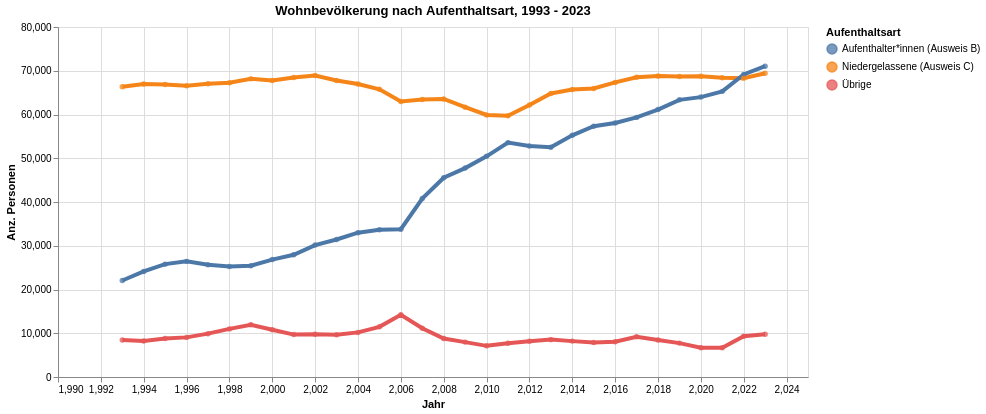

Notebook code cell kept with this figure:
### Code cell
myTitle="Wohnbevölkerung nach Aufenthaltsart, "+data_min_date +" - "+data_max_date

highlight = alt.selection(type='single', on='mouseover',
                          fields=['AufArt2AggLang_noDM'], nearest=True)
#x='date:StichtagDatJahr',
base = alt.Chart(myAgg.reset_index().query('sum_WBev>10'), title=myTitle).encode(
    x=alt.X('Jahr_nbr', axis=alt.Axis(title='Jahr'))# , axis=alt.Axis(format='%', title='percentage')
    , y=alt.X('sum_WBev', axis=alt.Axis(title='Anz. Personen'))
    , color=alt.Color('AufArt2AggLang_noDM', legend=alt.Legend(title="Aufenthaltsart", orient="right"))  
    ,tooltip=['Jahr_nbr', 'AufArt2AggLang_noDM','sum_WBev']    
)
points = base.mark_circle().encode(
    opacity=alt.value(0.75)
).add_selection(
    highlight
).properties(
    width=750 , height=350
)
lines = base.mark_line().encode(
    size=alt.condition(~highlight, alt.value(0.5), alt.value(4))
).interactive()

lines + points

### Figure 1 — Vega-Lite specification as saved in the notebook (floating-point values rounded to 4 significant figures)
{"config": {"view": {"continuousWidth": 300, "continuousHeight": 300}}, "layer": [{"mark": {"type": "line"}, "encoding": {"color": {"field": "AufArt2AggLang_noDM", "legend": {"orient": "right", "title": "Aufenthaltsart"}, "type": "nominal"}, "size": {"condition": {"test": {"not": {"param": "param_1"}}, "value": 0.5}, "value": 4}, "tooltip": [{"field": "Jahr_nbr", "type": "quantitative"}, {"field": "AufArt2AggLang_noDM", "type": "nominal"}, {"field": "sum_WBev", "type": "quantitative"}], "x": {"axis": {"title": "Jahr"}, "field": "Jahr_nbr", "type": "quantitative"}, "y": {"axis": {"title": "Anz. Personen"}, "field": "sum_WBev", "type": "quantitative"}}, "name": "view_1", "title": "Wohnbevölkerung nach Aufenthaltsart, 1993 - 2023"}, {"mark": {"type": "circle"}, "encoding": {"color": {"field": "AufArt2AggLang_noDM", "legend": {"orient": "right", "title": "Aufenthaltsart"}, "type": "nominal"}, "opacity": {"value": 0.75}, "tooltip": [{"field": "Jahr_nbr", "type": "quantitative"}, {"field": "AufArt2AggLang_noDM", "type": "nominal"}, {"field": "sum_WBev", "type": "quantitative"}], "x": {"axis": {"title": "Jahr"}, "field": "Jahr_nbr", "type": "quantitative"}, "y": {"axis": {"title": "Anz. Personen"}, "field": "sum_WBev", "type": "quantitative"}}, "name": "view_2", "title": "Wohnbevölkerung nach Aufenthaltsart, 1993 - 2023"}], "data": {"name": "data-abcff1a5e8a0a3ee3071377b848f7308"}, "height": 350, "params": [{"name": "param_2", "select": {"type": "interval", "encodings": ["x", "y"]}, "bind": "scales", "views": ["view_1"]}, {"name": "param_1", "select": {"type": "point", "fields": ["AufArt2AggLang_noDM"], "nearest": true, "on": "mouseover"}, "views": ["view_2"]}], "width": 750, "$schema": "https://vega.github.io/schema/vega-lite/v5.8.0.json", "datasets": {"data-abcff1a5e8a0a3ee3071377b848f7308": [{"Jahr_nbr": 1993, "AufArt2AggCd_noDM": 1, "AufArt2AggLang_noDM": "Niedergelassene (Ausweis C)", "sum_WBev": 66330}, {"Jahr_nbr": 1993, "AufArt2AggCd_noDM": 2, "AufArt2AggLang_noDM": "Aufenthalter*innen (Ausweis B)", "sum_WBev": 22061}, {"Jahr_nbr": 1993, "AufArt2AggCd_noDM": 3, "AufArt2AggLang_noDM": "Übrige", "sum_WBev": 8466}, {"Jahr_nbr": 1994, "AufArt2AggCd_noDM": 1, "AufArt2AggLang_noDM": "Niedergelassene (Ausweis C)", "sum_WBev": 66952}, {"Jahr_nbr": 1994, "AufArt2AggCd_noDM": 2, "AufArt2AggLang_noDM": "Aufenthalter*innen (Ausweis B)", "sum_WBev": 24120}, {"Jahr_nbr": 1994, "AufArt2AggCd_noDM": 3, "AufArt2AggLang_noDM": "Übrige", "sum_WBev": 8226}, {"Jahr_nbr": 1995, "AufArt2AggCd_noDM": 1, "AufArt2AggLang_noDM": "Niedergelassene (Ausweis C)", "sum_WBev": 66876}, {"Jahr_nbr": 1995, "AufArt2AggCd_noDM": 2, "AufArt2AggLang_noDM": "Aufenthalter*innen (Ausweis B)", "sum_WBev": 25799}, {"Jahr_nbr": 1995, "AufArt2AggCd_noDM": 3, "AufArt2AggLang_noDM": "Übrige", "sum_WBev": 8790}, {"Jahr_nbr": 1996, "AufArt2AggCd_noDM": 3, "AufArt2AggLang_noDM": "Übrige", "sum_WBev": 9057}, {"Jahr_nbr": 1996, "AufArt2AggCd_noDM": 2, "AufArt2AggLang_noDM": "Aufenthalter*innen (Ausweis B)", "sum_WBev": 26427}, {"Jahr_nbr": 1996, "AufArt2AggCd_noDM": 1, "AufArt2AggLang_noDM": "Niedergelassene (Ausweis C)", "sum_WBev": 66564}, {"Jahr_nbr": 1997, "AufArt2AggCd_noDM": 1, "AufArt2AggLang_noDM": "Niedergelassene (Ausweis C)", "sum_WBev": 67009}, {"Jahr_nbr": 1997, "AufArt2AggCd_noDM": 2, "AufArt2AggLang_noDM": "Aufenthalter*innen (Ausweis B)", "sum_WBev": 25638}, {"Jahr_nbr": 1997, "AufArt2AggCd_noDM": 3, "AufArt2AggLang_noDM": "Übrige", "sum_WBev": 9908}, {"Jahr_nbr": 1998, "AufArt2AggCd_noDM": 1, "AufArt2AggLang_noDM": "Niedergelassene (Ausweis C)", "sum_WBev": 67282}, {"Jahr_nbr": 1998, "AufArt2AggCd_noDM": 2, "AufArt2AggLang_noDM": "Aufenthalter*innen (Ausweis B)", "sum_WBev": 25269}, {"Jahr_nbr": 1998, "AufArt2AggCd_noDM": 3, "AufArt2AggLang_noDM": "Übrige", "sum_WBev": 10999}, {"Jahr_nbr": 1999, "AufArt2AggCd_noDM": 1, "AufArt2AggLang_noDM": "Niedergelassene (Ausweis C)", "sum_WBev": 68144}, {"Jahr_nbr": 1999, "AufArt2AggCd_noDM": 2, "AufArt2AggLang_noDM": "Aufenthalter*innen (Ausweis B)", "sum_WBev": 25439}, {"Jahr_nbr": 1999, "AufArt2AggCd_noDM": 3, "AufArt2AggLang_noDM": "Übrige", "sum_WBev": 11936}, {"Jahr_nbr": 2000, "AufArt2AggCd_noDM": 3, "AufArt2AggLang_noDM": "Übrige", "sum_WBev": 10792}, {"Jahr_nbr": 2000, "AufArt2AggCd_noDM": 2, "AufArt2AggLang_noDM": "Aufenthalter*innen (Ausweis B)", "sum_WBev": 26842}, {"Jahr_nbr": 2000, "AufArt2AggCd_noDM": 1, "AufArt2AggLang_noDM": "Niedergelassene (Ausweis C)", "sum_WBev": 67770}, {"Jahr_nbr": 2001, "AufArt2AggCd_noDM": 1, "AufArt2AggLang_noDM": "Niedergelassene (Ausweis C)", "sum_WBev": 68470}, {"Jahr_nbr": 2001, "AufArt2AggCd_noDM": 2, "AufArt2AggLang_noDM": "Aufenthalter*innen (Ausweis B)", "sum_WBev": 27929}, {"Jahr_nbr": 2001, "AufArt2AggCd_noDM": 3, "AufArt2AggLang_noDM": "Übrige", "sum_WBev": 9690}, {"Jahr_nbr": 2002, "AufArt2AggCd_noDM": 1, "AufArt2AggLang_noDM": "Niedergelassene (Ausweis C)", "sum_WBev": 68894}, {"Jahr_nbr": 2002, "AufArt2AggCd_noDM": 2, "AufArt2AggLang_noDM": "Aufenthalter*innen (Ausweis B)", "sum_WBev": 30147}, {"Jahr_nbr": 2002, "AufArt2AggCd_noDM": 3, "AufArt2AggLang_noDM": "Übrige", "sum_WBev": 9760}, {"Jahr_nbr": 2003, "AufArt2AggCd_noDM": 1, "AufArt2AggLang_noDM": "Niedergelassene (Ausweis C)", "sum_WBev": 67769}, {"Jahr_nbr": 2003, "AufArt2AggCd_noDM": 2, "AufArt2AggLang_noDM": "Aufenthalter*innen (Ausweis B)", "sum_WBev": 31428}, {"Jahr_nbr": 2003, "AufArt2AggCd_noDM": 3, "AufArt2AggLang_noDM": "Übrige", "sum_WBev": 9682}, {"Jahr_nbr": 2004, "AufArt2AggCd_noDM": 3, "AufArt2AggLang_noDM": "Übrige", "sum_WBev": 10197}, {"Jahr_nbr": 2004, "AufArt2AggCd_noDM": 2, "AufArt2AggLang_noDM": "Aufenthalter*innen (Ausweis B)", "sum_WBev": 32991}, {"Jahr_nbr": 2004, "AufArt2AggCd_noDM": 1, "AufArt2AggLang_noDM": "Niedergelassene (Ausweis C)", "sum_WBev": 66954}, {"Jahr_nbr": 2005, "AufArt2AggCd_noDM": 1, "AufArt2AggLang_noDM": "Niedergelassene (Ausweis C)", "sum_WBev": 65748}, {"Jahr_nbr": 2005, "AufArt2AggCd_noDM": 2, "AufArt2AggLang_noDM": "Aufenthalter*innen (Ausweis B)", "sum_WBev": 33674}, {"Jahr_nbr": 2005, "AufArt2AggCd_noDM": 3, "AufArt2AggLang_noDM": "Übrige", "sum_WBev": 11470}, {"Jahr_nbr": 2006, "AufArt2AggCd_noDM": 1, "AufArt2AggLang_noDM": "Niedergelassene (Ausweis C)", "sum_WBev": 62966}, {"Jahr_nbr": 2006, "AufArt2AggCd_noDM": 2, "AufArt2AggLang_noDM": "Aufenthalter*innen (Ausweis B)", "sum_WBev": 33790}, {"Jahr_nbr": 2006, "AufArt2AggCd_noDM": 3, "AufArt2AggLang_noDM": "Übrige", "sum_WBev": 14204}, {"Jahr_nbr": 2007, "AufArt2AggCd_noDM": 1, "AufArt2AggLang_noDM": "Niedergelassene (Ausweis C)", "sum_WBev": 63434}, {"Jahr_nbr": 2007, "AufArt2AggCd_noDM": 2, "AufArt2AggLang_noDM": "Aufenthalter*innen (Ausweis B)", "sum_WBev": 40800}, {"Jahr_nbr": 2007, "AufArt2AggCd_noDM": 3, "AufArt2AggLang_noDM": "Übrige", "sum_WBev": 11145}, {"Jahr_nbr": 2008, "AufArt2AggCd_noDM": 3, "AufArt2AggLang_noDM": "Übrige", "sum_WBev": 8804}, {"Jahr_nbr": 2008, "AufArt2AggCd_noDM": 2, "AufArt2AggLang_noDM": "Aufenthalter*innen (Ausweis B)", "sum_WBev": 45535}, {"Jahr_nbr": 2008, "AufArt2AggCd_noDM": 1, "AufArt2AggLang_noDM": "Niedergelassene (Ausweis C)", "sum_WBev": 63565}, {"Jahr_nbr": 2009, "AufArt2AggCd_noDM": 1, "AufArt2AggLang_noDM": "Niedergelassene (Ausweis C)", "sum_WBev": 61671}, {"Jahr_nbr": 2009, "AufArt2AggCd_noDM": 2, "AufArt2AggLang_noDM": "Aufenthalter*innen (Ausweis B)", "sum_WBev": 47749}, {"Jahr_nbr": 2009, "AufArt2AggCd_noDM": 3, "AufArt2AggLang_noDM": "Übrige", "sum_WBev": 7974}, {"Jahr_nbr": 2010, "AufArt2AggCd_noDM": 1, "AufArt2AggLang_noDM": "Niedergelassene (Ausweis C)", "sum_WBev": 59896}, {"Jahr_nbr": 2010, "AufArt2AggCd_noDM": 2, "AufArt2AggLang_noDM": "Aufenthalter*innen (Ausweis B)", "sum_WBev": 50434}, {"Jahr_nbr": 2010, "AufArt2AggCd_noDM": 3, "AufArt2AggLang_noDM": "Übrige", "sum_WBev": 7121}, {"Jahr_nbr": 2011, "AufArt2AggCd_noDM": 1, "AufArt2AggLang_noDM": "Niedergelassene (Ausweis C)", "sum_WBev": 59729}, {"Jahr_nbr": 2011, "AufArt2AggCd_noDM": 2, "AufArt2AggLang_noDM": "Aufenthalter*innen (Ausweis B)", "sum_WBev": 53570}, {"Jahr_nbr": 2011, "AufArt2AggCd_noDM": 3, "AufArt2AggLang_noDM": "Übrige", "sum_WBev": 7718}, {"Jahr_nbr": 2012, "AufArt2AggCd_noDM": 3, "AufArt2AggLang_noDM": "Übrige", "sum_WBev": 8173}, {"Jahr_nbr": 2012, "AufArt2AggCd_noDM": 2, "AufArt2AggLang_noDM": "Aufenthalter*innen (Ausweis B)", "sum_WBev": 52809}, {"Jahr_nbr": 2012, "AufArt2AggCd_noDM": 1, "AufArt2AggLang_noDM": "Niedergelassene (Ausweis C)", "sum_WBev": 62175}, {"Jahr_nbr": 2013, "AufArt2AggCd_noDM": 1, "AufArt2AggLang_noDM": "Niedergelassene (Ausweis C)", "sum_WBev": 64807}, {"Jahr_nbr": 2013, "AufArt2AggCd_noDM": 2, "AufArt2AggLang_noDM": "Aufenthalter*innen (Ausweis B)", "sum_WBev": 52521}, {"Jahr_nbr": 2013, "AufArt2AggCd_noDM": 3, "AufArt2AggLang_noDM": "Übrige", "sum_WBev": 8542}, {"Jahr_nbr": 2014, "AufArt2AggCd_noDM": 1, "AufArt2AggLang_noDM": "Niedergelassene (Ausweis C)", "sum_WBev": 65699}, {"Jahr_nbr": 2014, "AufArt2AggCd_noDM": 2, "AufArt2AggLang_noDM": "Aufenthalter*innen (Ausweis B)", "sum_WBev": 55234}, {"Jahr_nbr": 2014, "AufArt2AggCd_noDM": 3, "AufArt2AggLang_noDM": "Übrige", "sum_WBev": 8201}, {"Jahr_nbr": 2015, "AufArt2AggCd_noDM": 1, "AufArt2AggLang_noDM": "Niedergelassene (Ausweis C)", "sum_WBev": 65959}, {"Jahr_nbr": 2015, "AufArt2AggCd_noDM": 2, "AufArt2AggLang_noDM": "Aufenthalter*innen (Ausweis B)", "sum_WBev": 57311}, {"Jahr_nbr": 2015, "AufArt2AggCd_noDM": 3, "AufArt2AggLang_noDM": "Übrige", "sum_WBev": 7898}, {"Jahr_nbr": 2016, "AufArt2AggCd_noDM": 3, "AufArt2AggLang_noDM": "Übrige", "sum_WBev": 8067}, {"Jahr_nbr": 2016, "AufArt2AggCd_noDM": 1, "AufArt2AggLang_noDM": "Niedergelassene (Ausweis C)", "sum_WBev": 67339}, {"Jahr_nbr": 2016, "AufArt2AggCd_noDM": 2, "AufArt2AggLang_noDM": "Aufenthalter*innen (Ausweis B)", "sum_WBev": 58067}, {"Jahr_nbr": 2017, "AufArt2AggCd_noDM": 1, "AufArt2AggLang_noDM": "Niedergelassene (Ausweis C)", "sum_WBev": 68524}, {"Jahr_nbr": 2017, "AufArt2AggCd_noDM": 2, "AufArt2AggLang_noDM": "Aufenthalter*innen (Ausweis B)", "sum_WBev": 59342}, {"Jahr_nbr": 2017, "AufArt2AggCd_noDM": 3, "AufArt2AggLang_noDM": "Übrige", "sum_WBev": 9189}, {"Jahr_nbr": 2018, "AufArt2AggCd_noDM": 1, "AufArt2AggLang_noDM": "Niedergelassene (Ausweis C)", "sum_WBev": 68809}, {"Jahr_nbr": 2018, "AufArt2AggCd_noDM": 2, "AufArt2AggLang_noDM": "Aufenthalter*innen (Ausweis B)", "sum_WBev": 61131}, {"Jahr_nbr": 2018, "AufArt2AggCd_noDM": 3, "AufArt2AggLang_noDM": "Übrige", "sum_WBev": 8448}, {"Jahr_nbr": 2019, "AufArt2AggCd_noDM": 3, "AufArt2AggLang_noDM": "Übrige", "sum_WBev": 7745}, {"Jahr_nbr": 2019, "AufArt2AggCd_noDM": 1, "AufArt2AggLang_noDM": "Niedergelassene (Ausweis C)", "sum_WBev": 68709}, {"Jahr_nbr": 2019, "AufArt2AggCd_noDM": 2, "AufArt2AggLang_noDM": "Aufenthalter*innen (Ausweis B)", "sum_WBev": 63349}, {"Jahr_nbr": 2020, "AufArt2AggCd_noDM": 3, "AufArt2AggLang_noDM": "Übrige", "sum_WBev": 6672}, {"Jahr_nbr": 2020, "AufArt2AggCd_noDM": 1, "AufArt2AggLang_noDM": "Niedergelassene (Ausweis C)", "sum_WBev": 68756}, {"Jahr_nbr": 2020, "AufArt2AggCd_noDM": 2, "AufArt2AggLang_noDM": "Aufenthalter*innen (Ausweis B)", "sum_WBev": 63975}, {"Jahr_nbr": 2021, "AufArt2AggCd_noDM": 1, "AufArt2AggLang_noDM": "Niedergelassene (Ausweis C)", "sum_WBev": 68377}, {"Jahr_nbr": 2021, "AufArt2AggCd_noDM": 2, "AufArt2AggLang_noDM": "Aufenthalter*innen (Ausweis B)", "sum_WBev": 65286}, {"Jahr_nbr": 2021, "AufArt2AggCd_noDM": 3, "AufArt2AggLang_noDM": "Übrige", "sum_WBev": 6680}, {"Jahr_nbr": 2022, "AufArt2AggCd_noDM": 2, "AufArt2AggLang_noDM": "Aufenthalter*innen (Ausweis B)", "sum_WBev": 69156}, {"Jahr_nbr": 2022, "AufArt2AggCd_noDM": 1, "AufArt2AggLang_noDM": "Niedergelassene (Ausweis C)", "sum_WBev": 68313}, {"Jahr_nbr": 2022, "AufArt2AggCd_noDM": 3, "AufArt2AggLang_noDM": "Übrige", "sum_WBev": 9319}, {"Jahr_nbr": 2023, "AufArt2AggCd_noDM": 2, "AufArt2AggLang_noDM": "Aufenthalter*innen (Ausweis B)", "sum_WBev": 71040}, {"Jahr_nbr": 2023, "AufArt2AggCd_noDM": 1, "AufArt2AggLang_noDM": "Niedergelassene (Ausweis C)", "sum_WBev": 69413}, {"Jahr_nbr": 2023, "AufArt2AggCd_noDM": 3, "AufArt2AggLang_noDM": "Übrige", "sum_WBev": 9758}]}}
